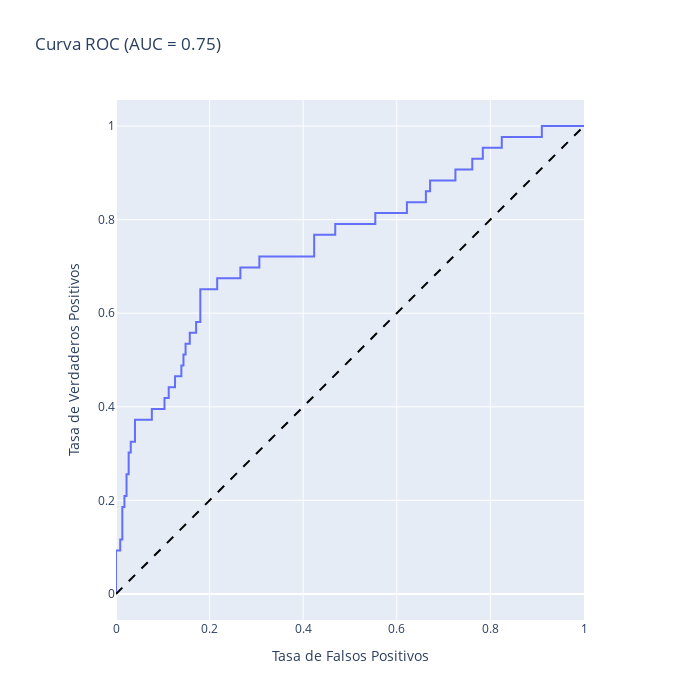

The cell this chart's notebook holds for it:
### Code cell
fig, auc_roc = show_auc_roc(model_smote, X_test, y_test)
fig

### Figure 1 — Plotly figure (JSON) as saved in the notebook; plotly's stock layout.template omitted (floating-point values rounded to 4 significant figures)
{"data": [{"hovertemplate": "Tasa de Falsos Positivos=%{x}<br>Tasa de Verdaderos Positivos=%{y}<extra></extra>", "legendgroup": "", "line": {"color": "#636efa", "dash": "solid"}, "marker": {"symbol": "circle"}, "mode": "lines", "name": "", "orientation": "v", "showlegend": false, "type": "scatter", "x": [0.0, 0.0, 0.0, 0.009009, 0.009009, 0.01351, 0.01351, 0.01802, 0.01802, 0.02252, 0.02252, 0.02703, 0.02703, 0.03153, 0.03153, 0.04054, 0.04054, 0.07658, 0.07658, 0.1036, 0.1036, 0.1126, 0.1126, 0.1261, 0.1261, 0.1396, 0.1396, 0.1441, 0.1441, 0.1486, 0.1486, 0.1577, 0.1577, 0.1712, 0.1712, 0.1802, 0.1802, 0.2162, 0.2162, 0.2658, 0.2658, 0.3063, 0.3063, 0.4234, 0.4234, 0.4685, 0.4685, 0.5541, 0.5541, 0.6216, 0.6216, 0.6622, 0.6622, 0.6712, 0.6712, 0.7252, 0.7252, 0.7613, 0.7613, 0.7838, 0.7838, 0.8243, 0.8243, 0.9099, 0.9099, 1.0], "xaxis": "x", "y": [0.0, 0.02326, 0.09302, 0.09302, 0.1163, 0.1163, 0.186, 0.186, 0.2093, 0.2093, 0.2558, 0.2558, 0.3023, 0.3023, 0.3256, 0.3256, 0.3721, 0.3721, 0.3953, 0.3953, 0.4186, 0.4186, 0.4419, 0.4419, 0.4651, 0.4651, 0.4884, 0.4884, 0.5116, 0.5116, 0.5349, 0.5349, 0.5581, 0.5581, 0.5814, 0.5814, 0.6512, 0.6512, 0.6744, 0.6744, 0.6977, 0.6977, 0.7209, 0.7209, 0.7674, 0.7674, 0.7907, 0.7907, 0.814, 0.814, 0.8372, 0.8372, 0.8605, 0.8605, 0.8837, 0.8837, 0.907, 0.907, 0.9302, 0.9302, 0.9535, 0.9535, 0.9767, 0.9767, 1.0, 1.0], "yaxis": "y"}], "layout": {"height": 700, "legend": {"tracegroupgap": 0}, "shapes": [{"line": {"color": "black", "dash": "dash"}, "type": "line", "x0": 0, "x1": 1, "y0": 0, "y1": 1}], "title": {"text": "Curva ROC (AUC = 0.75)"}, "width": 700, "xaxis": {"anchor": "y", "constrain": "domain", "domain": [0, 1], "range": [0, 1], "title": {"text": "Tasa de Falsos Positivos"}}, "yaxis": {"anchor": "x", "domain": [0, 1], "scaleanchor": "x", "scaleratio": 1, "title": {"text": "Tasa de Verdaderos Positivos"}}}}
